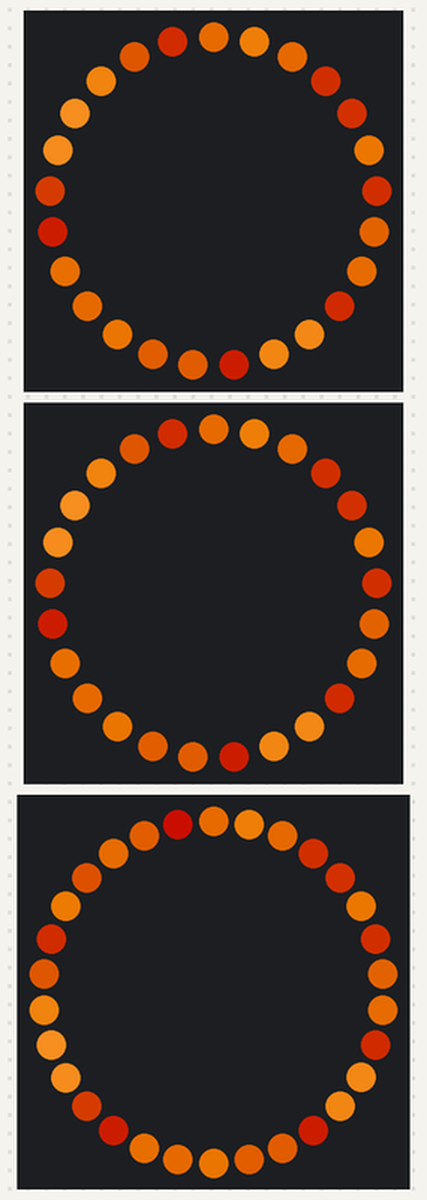
Recording of a sketch running on a simulated Arduino Uno, built with avr-gcc and run on an emulated ATmega328P. Shown: 2 × 25 RGB LEDs in a ring, first at the top, clockwise, 30 RGB LEDs in a ring, first at the top, clockwise. Random numbers use the default seed unless the sketch sets one.

Above: at 0.19 s.
At 4.59 s:
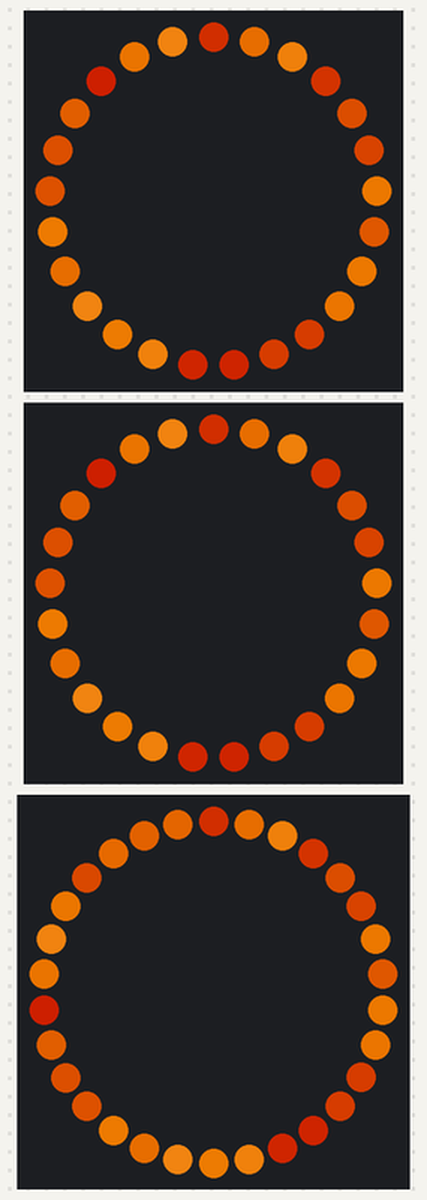
At 9.28 s:
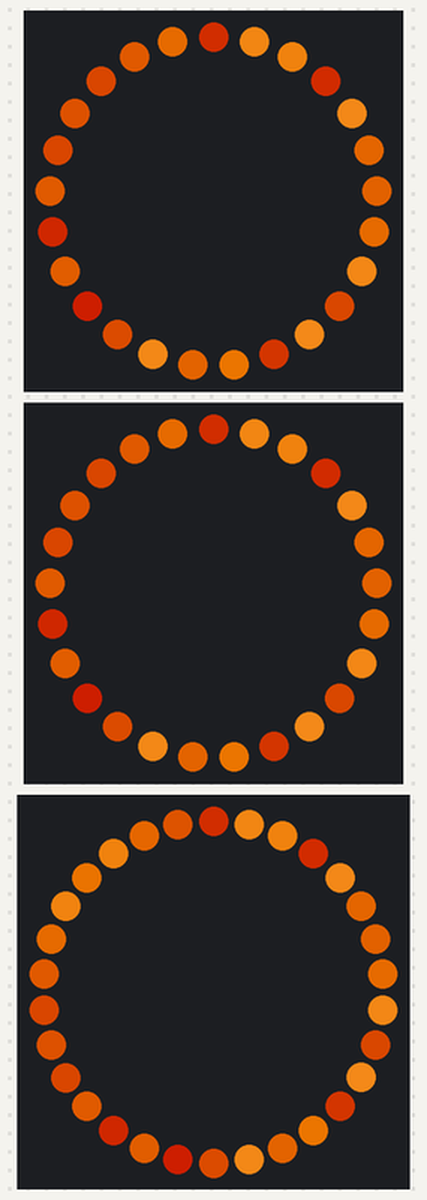
At 18.57 s:
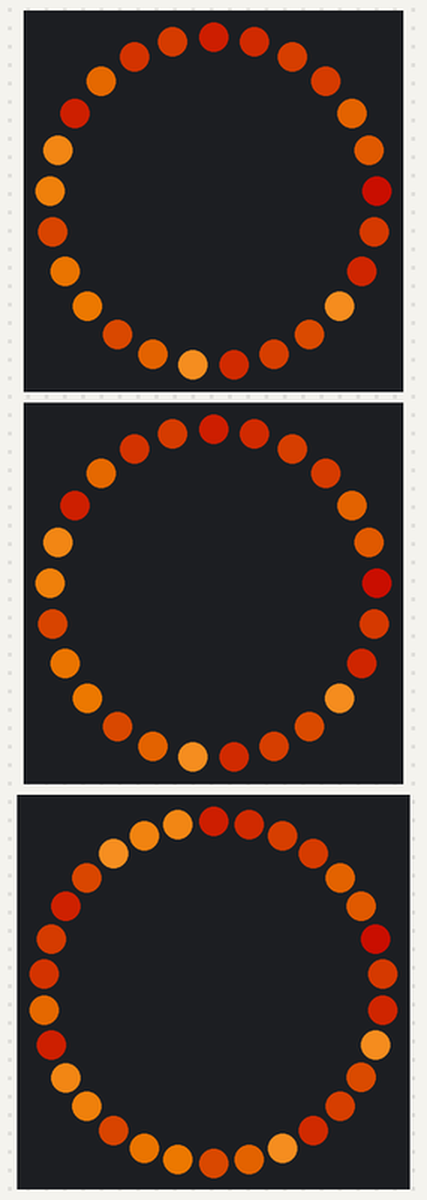
At 29.63 s:
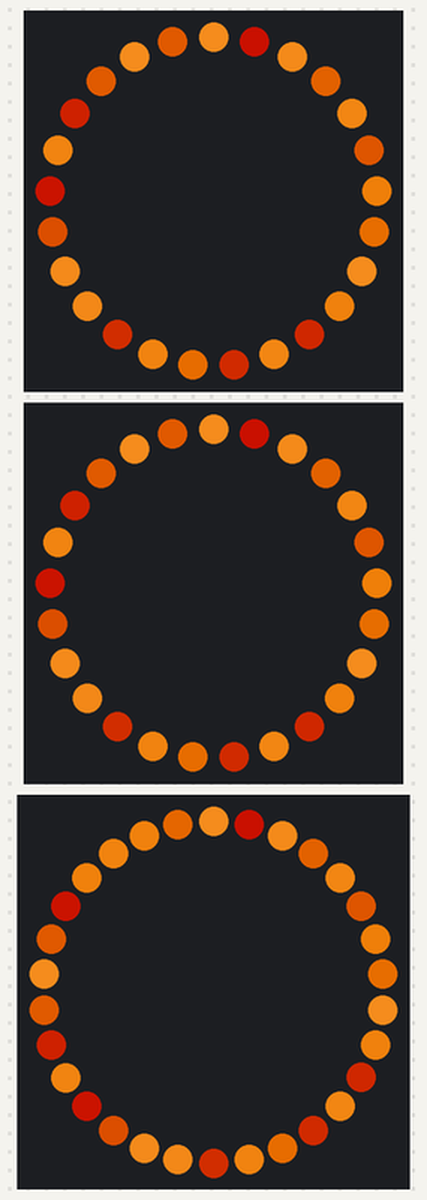
At 38.86 s:
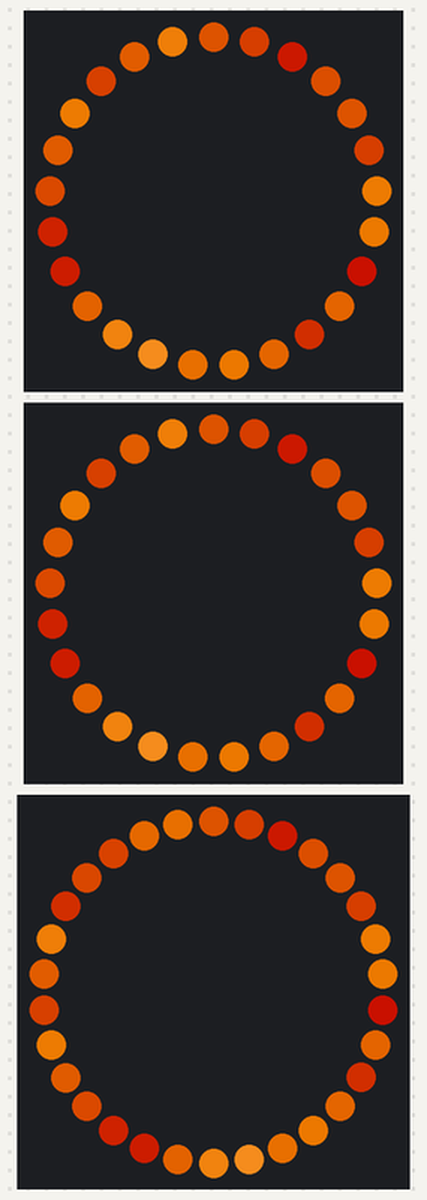

The sketch:

fire.ino
```cpp
#include <Adafruit_NeoPixel.h>
#ifdef __AVR__
  #include <avr/power.h>
#endif

#define NUM_LEDS_OUTSIDE_RING 30
#define NUM_LEDS_INSIDE_RING 25

Adafruit_NeoPixel stripInside = Adafruit_NeoPixel(NUM_LEDS_INSIDE_RING, 2, NEO_GRB + NEO_KHZ800);
Adafruit_NeoPixel stripInside2 = Adafruit_NeoPixel(NUM_LEDS_INSIDE_RING, 5, NEO_GRB + NEO_KHZ800);
Adafruit_NeoPixel stripOutside = Adafruit_NeoPixel(NUM_LEDS_OUTSIDE_RING, 3, NEO_GRB + NEO_KHZ800);

void setup() {
        stripInside.begin();
        stripInside2.begin();
        stripOutside.begin();
        stripInside.show();
        stripInside2.show();
        stripOutside.show();
}

void loop() {

        int r = 225;
        int g = 130;
        int b = 30;

        for(int x = 0; x <NUM_LEDS_OUTSIDE_RING; x++)
        {
                int flicker = random(0,125);
                int r1 = r-flicker;
                int g1 = g-flicker;
                int b1 = b-flicker;
                if(g1<0) g1=0;
                if(r1<0) r1=0;
                if(b1<0) b1=0;
                stripInside.setPixelColor(x,r1,g1, b1);
                stripInside2.setPixelColor(x,r1,g1, b1);
                stripOutside.setPixelColor(x,r1,g1, b1);
        }

        stripInside.show();
        stripInside2.show();
        stripOutside.show();

        delay(random(25,180));
}
```
